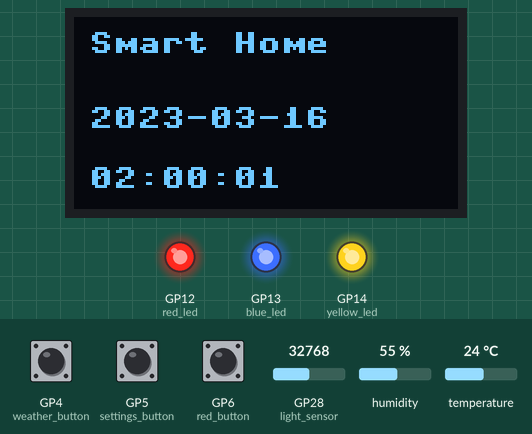
Recording of a program running on a simulated Raspberry Pi Pico running MicroPython. Shown: 128×64 one-colour display, output pins drawn as LEDs (lit = HIGH). Inputs (shaded band) come from the test bench; at power-on: GP4 (weather_button) HIGH, GP5 (settings_button) HIGH, GP6 (red_button) HIGH, GP28 (light_sensor) = 32768, humidity 55 %, temperature 24 °C (analog values on the 0–65535 scale). The clock reads 2024-03-15 10:24:30 at power-on unless the program sets it; what the program prints to the serial console is not drawn.

Above: at 1.6 s.
1.7 s: GP4 (weather_button) pulled LOW for 0.15 s
At 2.1 s:
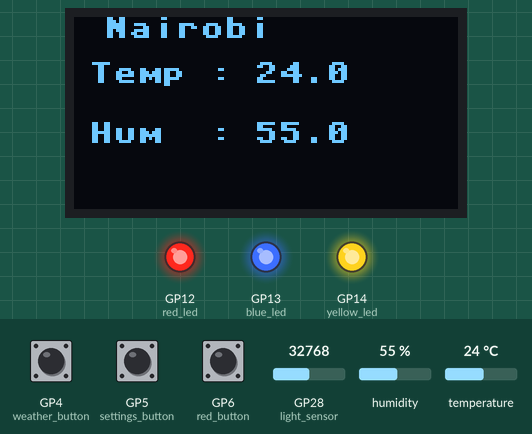
4.8 s: GP5 (settings_button) pulled LOW for 0.15 s
At 7.6 s:
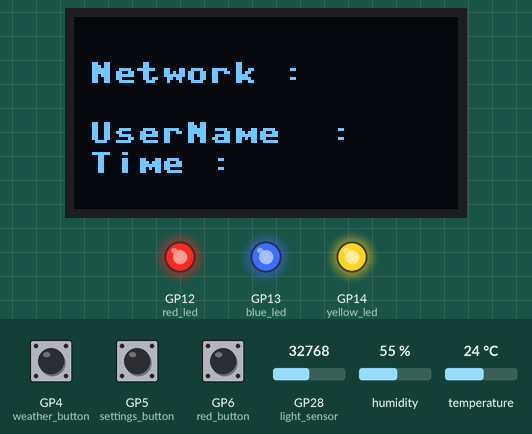
7.9 s: GP4 (weather_button) pulled LOW for 1 s
11.9 s: GP5 (settings_button) pulled LOW for 1 s
15.9 s: GP6 (red_button) pulled LOW for 1 s
At 17.1 s:
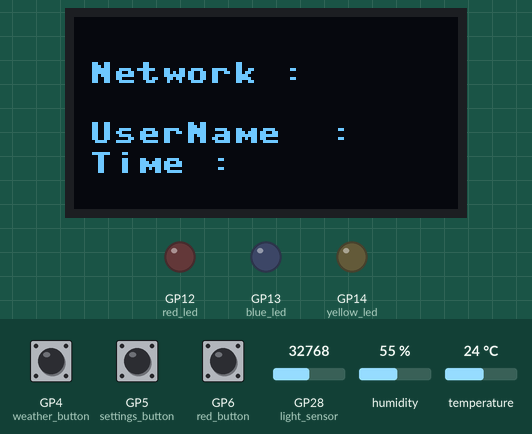
19.9 s: GP6 (red_button) pulled LOW for 3.2 s
At 24.8 s:
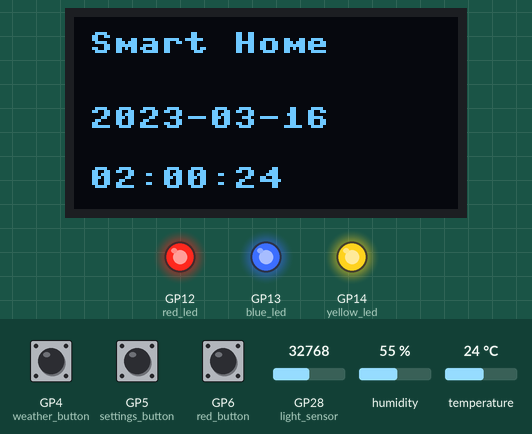
Timing chart, 0 to 25.6 s (numbered marks = the images above; inputs shaded):
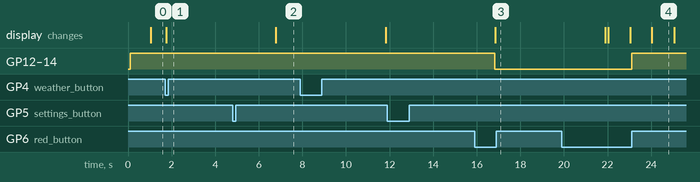

Measured:
- after the input at 1.7 s, the display: changes after 0.06 s (image 1)
- after the input at 4.8 s, the display: changes after 2.0 s (image 2)
- after the input at 11.9 s, every drawn part: stays the same
- after the input at 15.9 s, GP12 (red_led), GP13 (blue_led), GP14 (yellow_led): HIGH → LOW after 0.93 s
- after the input at 19.9 s, GP12 (red_led), GP13 (blue_led), GP14 (yellow_led): LOW → HIGH after 3.2 s instead of 2.0 s
- what the display in image 4 shows lasts 1.1 s, from 24.0 s to 25.1 s

The program:

button_bob_copy.py
```python
import machine
import time
from machine import Pin, I2C
from ssd1306 import SSD1306_I2C
#import framebuf
from machine import Pin
from time import sleep
from dht import DHT22


interrupt_flag=0
interrupt_flag2=0
settings_button = Pin(5,Pin.IN,Pin.PULL_UP)
weather_button  = Pin(4,Pin.IN,Pin.PULL_UP)


WIDTH  = 128
HEIGHT = 64
i2c = I2C(0)

print("I2C Address      : "+hex(i2c.scan()[0]).upper())
print("I2C Configuration: "+str(i2c))
oled = SSD1306_I2C(WIDTH, HEIGHT, i2c)


rtc = machine.RTC()
#setting time
rtc.datetime((2023, 3, 16, 11, 2, 0, 0, 0)) # set a specific date and


red_led =    machine.Pin(12, machine.Pin.OUT)
blue_led =   machine.Pin(13, machine.Pin.OUT)
yellow_led = machine.Pin(14, machine.Pin.OUT)

#button = Pin(4, Pin.IN)
red_button = machine.Pin(6, machine.Pin.IN, machine.Pin.PULL_UP)
blue_button = machine.Pin(6, machine.Pin.IN, machine.Pin.PULL_UP)
yellow_button = machine.Pin(6, machine.Pin.IN, machine.Pin.PULL_UP)


light_sensor = machine.ADC(machine.Pin(28))     # create ADC object on ADC pin
# creating a DHT object
dht = DHT22(Pin(18))
def callback(settings_button):
    global interrupt_flag
    interrupt_flag=1
settings_button.irq(trigger=Pin.IRQ_FALLING, handler=callback)

def callback(weather_button):
    global interrupt_flag2
    interrupt_flag2=1
weather_button.irq(trigger=Pin.IRQ_FALLING, handler=callback)

def home():
  oled.fill(0)
  timestamp=rtc.datetime()
  datestring="%04d-%02d-%02d "%(timestamp[0:3])
  timestring ="%02d:%02d:%02d"%(timestamp[4:7])
  oled.text("Smart Home",5,5)
  oled.text(datestring,5,30)
  oled.text(timestring,5,50)
  oled.show()

def settings():
  oled.fill(0)
  oled.text("",5,5)
  oled.text("Network :",5,15)
  oled.text("UserName  :",5,35)
  oled.text("Time :",5,45)
  oled.show()

def weather():
  oled.fill(0)
  # getting sensor readings
  dht.measure()
  temp = dht.temperature()
  hum = dht.humidity()
    # displaying values to the console
  print("Temperature: {}°C   Humidity: {:.0f}% ".format(temp, hum))
  oled.text("Nairobi",10,0)
  oled.text("Temp :",5,15)
  oled.text(str(temp),60,15)
  oled.text("Hum  :",5,35)
  oled.text(str(hum),60,35)
  oled.show()
home()

#connected button to 3.3v
while True:
  if interrupt_flag is 1:  #button to react when you press it
        settings()
        sleep(5)
        interrupt_flag=0
  elif interrupt_flag is 0:
    home()

  if interrupt_flag2 is 1:
        weather()
        sleep(5)
        interrupt_flag2=0
  elif interrupt_flag2 is 0:
    home()

  light_value = light_sensor.read_u16()
  print("Light Intensity :",light_value)
  print("\n\n")
  print("Date ",rtc.datetime())
  print("\n\n")
  red_button_state = red_button.value()
  print("Button state", red_button_state) #high / low
  red_led.value(red_button_state)

  blue_button_state = blue_button.value()
  print("Button state", blue_button_state) #high / low
  blue_led.value(blue_button_state)

  yellow_button_state = yellow_button.value()
  print("Button state", yellow_button_state) #high / low
  yellow_led.value(yellow_button_state)

    # delay of 2 secs for the reading of the sensor
  #sleep(2)
```
